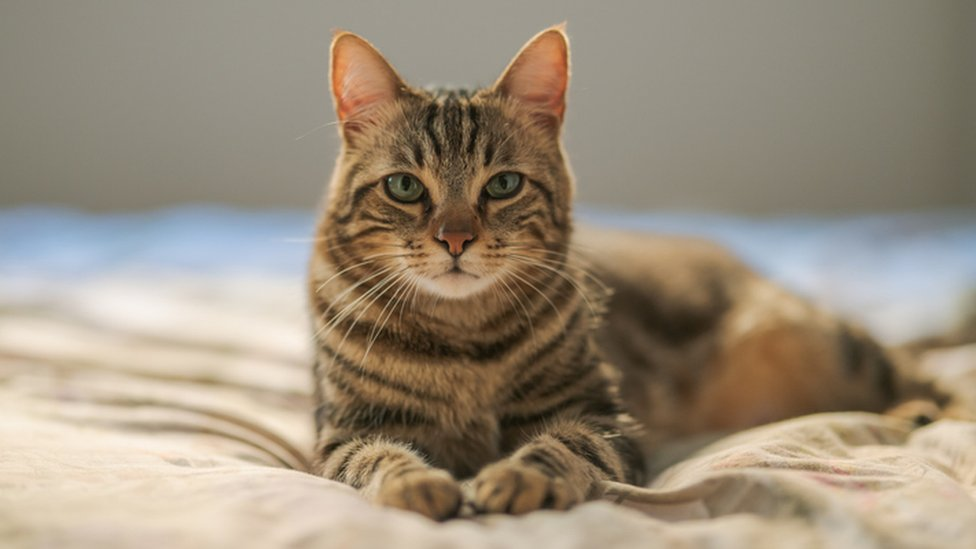
#> input picture code/source.jpg, 976 x 549 px
$ python -i kaleidoscope.py   (imports and definitions only)
#> lines starting #> are read from the running program, lines starting #| are printed output that depends on the picture; after the words box and inside, x2 and y2 are one past the last pixel; in counts of white or black regions, pixels touching at a corner belong together
import cv2
import numpy as np
from PIL import Image, ImageFilter
from scipy.interpolate import UnivariateSpline
import pilgram


class PhotoFilters:

    # [23 lines left out: functions bright, negative, not called in this run]

    def white_black(self, source_name, result_name, brightness=1.2):
#> called with source_name = 'source.jpg', result_name = 'out.png', brightness = 1.2
        source = Image.open(source_name)
#> source is the input picture: PIL image 976x549 RGB; mean R, G, B 155.3, 142.7, 124.7
        result = Image.new('RGB', source.size)
#> result: PIL image 976x549 RGB; every value is 0
        separator = 255 / brightness / 2 * 3
        for x in range(source.size[0]):
            for y in range(source.size[1]):
                r, g, b = source.getpixel((x, y))
                total = r + g + b
                if total > separator:
                    result.putpixel((x, y), (255, 255, 255))
                else:
                    result.putpixel((x, y), (0, 0, 0))
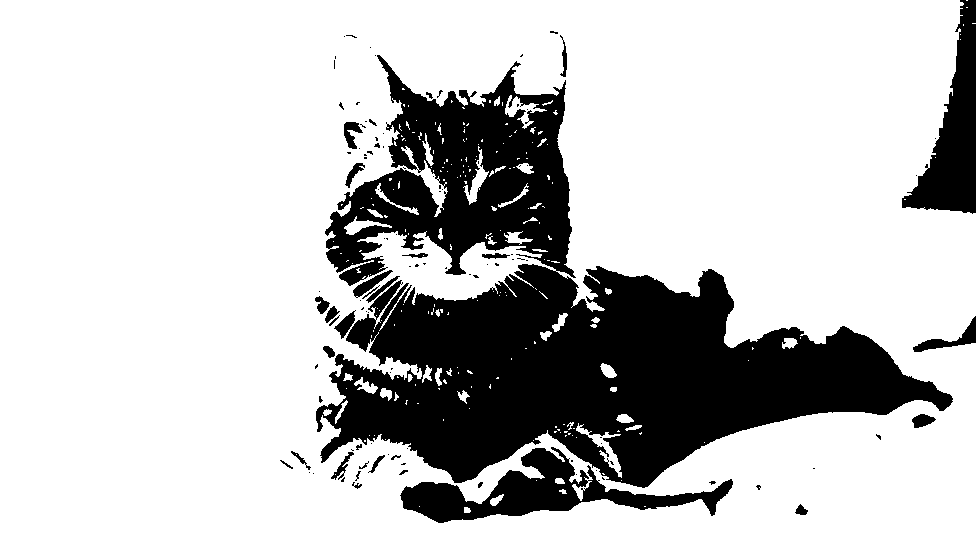
#> result: PIL image 976x549 RGB; 76.4% white; 110 black regions (78 under 20 px), largest, box (x1, y1, x2, y2) and area: (316, 55, 953, 488) 106875, (400, 447, 733, 523) 8479, (902, 0, 976, 214) 7108
        result.save(result_name, "JPEG")

    # [63 lines left out: functions gray_scale, sepia, contrast, emboss, contour, edges, not called in this run]

    def spreadLookupTable(self, x, y):  # NOT AN EFFECT (SUPPORT FUNC)
        spline = UnivariateSpline(x, y)
        return spline(range(256))

    # [19 lines left out: functions warm_image, cold_image, not called in this run]

    def clarendon(self, source_name, result_name):
        res_img = pilgram.clarendon(Image.open(source_name))
        res_img.save(result_name)

    def _1977(self, source_name, result_name):
        res_img = pilgram._1977(Image.open(source_name))
        res_img.save(result_name)

    def reyes(self, source_name, result_name):
        res_img = pilgram.reyes(Image.open(source_name))
        res_img.save(result_name)

    def aden(self, source_name, result_name):
        res_img = pilgram.aden(Image.open(source_name))
        res_img.save(result_name)

    def brannan(self, source_name, result_name):
        res_img = pilgram.brannan(Image.open(source_name))
        res_img.save(result_name)

    def brooklyn(self, source_name, result_name):
        res_img = pilgram.brooklyn(Image.open(source_name))
        res_img.save(result_name)

    def earlybird(self, source_name, result_name):
        res_img = pilgram.earlybird(Image.open(source_name))
        res_img.save(result_name)

    def gingham(self, source_name, result_name):
        res_img = pilgram.gingham(Image.open(source_name))
        res_img.save(result_name)

    def hudson(self, source_name, result_name):
        res_img = pilgram.hudson(Image.open(source_name))
        res_img.save(result_name)

    def inkwell(self, source_name, result_name):
        res_img = pilgram.inkwell(Image.open(source_name))
        res_img.save(result_name)

    def kelvin(self, source_name, result_name):
        res_img = pilgram.kelvin(Image.open(source_name))
        res_img.save(result_name)

    def lark(self, source_name, result_name):
        res_img = pilgram.lark(Image.open(source_name))
        res_img.save(result_name)

    def lofi(self, source_name, result_name):
        res_img = pilgram.lofi(Image.open(source_name))
        res_img.save(result_name)

    def maven(self, source_name, result_name):
        res_img = pilgram.maven(Image.open(source_name))
        res_img.save(result_name)

    def mayfair(self, source_name, result_name):
        res_img = pilgram.mayfair(Image.open(source_name))
        res_img.save(result_name)

    def moon(self, source_name, result_name):
        res_img = pilgram.moon(Image.open(source_name))
        res_img.save(result_name)

    def nashville(self, source_name, result_name):
        res_img = pilgram.nashville(Image.open(source_name))
        res_img.save(result_name)

    def perpetua(self, source_name, result_name):
        res_img = pilgram.perpetua(Image.open(source_name))
        res_img.save(result_name)

    def rise(self, source_name, result_name):
        res_img = pilgram.rise(Image.open(source_name))
        res_img.save(result_name)

    def slumber(self, source_name, result_name):
        res_img = pilgram.slumber(Image.open(source_name))
        res_img.save(result_name)

    def stinson(self, source_name, result_name):
        res_img = pilgram.stinson(Image.open(source_name))
        res_img.save(result_name)

    def toaster(self, source_name, result_name):
        res_img = pilgram.toaster(Image.open(source_name))
        res_img.save(result_name)

    def valencia(self, source_name, result_name):
        res_img = pilgram.valencia(Image.open(source_name))
        res_img.save(result_name)

    def walden(self, source_name, result_name):
        res_img = pilgram.walden(Image.open(source_name))
        res_img.save(result_name)

    def willow(self, source_name, result_name):
        res_img = pilgram.willow(Image.open(source_name))
        res_img.save(result_name)

    def xpro2(self, source_name, result_name):
        res_img = pilgram.xpro2(Image.open(source_name))
        res_img.save(result_name)

>>> result = PhotoFilters().white_black('source.jpg', 'out.png')
